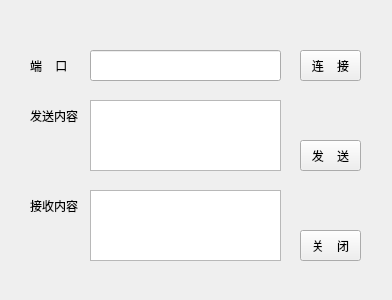
<?xml version="1.0" encoding="UTF-8"?>
<ui version="4.0">
 <class>CMainWidget</class>
 <widget class="QWidget" name="CMainWidget">
  <property name="geometry">
   <rect>
    <x>0</x>
    <y>0</y>
    <width>392</width>
    <height>300</height>
   </rect>
  </property>
  <property name="windowTitle">
   <string>CMainWidget</string>
  </property>
  <widget class="QLineEdit" name="lineEditPort">
   <property name="geometry">
    <rect>
     <x>90</x>
     <y>50</y>
     <width>191</width>
     <height>31</height>
    </rect>
   </property>
  </widget>
  <widget class="QPushButton" name="btnConnect">
   <property name="geometry">
    <rect>
     <x>300</x>
     <y>50</y>
     <width>61</width>
     <height>31</height>
    </rect>
   </property>
   <property name="text">
    <string>连    接</string>
   </property>
  </widget>
  <widget class="QTextEdit" name="textEditSend">
   <property name="geometry">
    <rect>
     <x>90</x>
     <y>100</y>
     <width>191</width>
     <height>71</height>
    </rect>
   </property>
  </widget>
  <widget class="QPushButton" name="btnSend">
   <property name="geometry">
    <rect>
     <x>300</x>
     <y>140</y>
     <width>61</width>
     <height>31</height>
    </rect>
   </property>
   <property name="text">
    <string>发    送</string>
   </property>
  </widget>
  <widget class="QPushButton" name="btnClose">
   <property name="geometry">
    <rect>
     <x>300</x>
     <y>230</y>
     <width>61</width>
     <height>31</height>
    </rect>
   </property>
   <property name="text">
    <string>关    闭</string>
   </property>
  </widget>
  <widget class="QLabel" name="labelPort">
   <property name="geometry">
    <rect>
     <x>30</x>
     <y>50</y>
     <width>54</width>
     <height>31</height>
    </rect>
   </property>
   <property name="text">
    <string>端    口</string>
   </property>
  </widget>
  <widget class="QLabel" name="labelSend">
   <property name="geometry">
    <rect>
     <x>30</x>
     <y>100</y>
     <width>54</width>
     <height>31</height>
    </rect>
   </property>
   <property name="text">
    <string>发送内容</string>
   </property>
  </widget>
  <widget class="QLabel" name="labelRecv">
   <property name="geometry">
    <rect>
     <x>30</x>
     <y>190</y>
     <width>54</width>
     <height>31</height>
    </rect>
   </property>
   <property name="text">
    <string>接收内容</string>
   </property>
  </widget>
  <widget class="QTextBrowser" name="textBrowserRecv">
   <property name="geometry">
    <rect>
     <x>90</x>
     <y>190</y>
     <width>191</width>
     <height>71</height>
    </rect>
   </property>
  </widget>
 </widget>
 <layoutdefault spacing="6" margin="11"/>
 <resources/>
 <connections/>
</ui>
